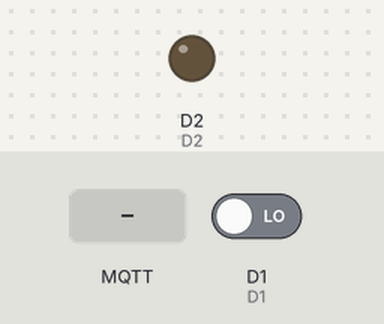
A sketch run on a simulated ESP8266 (NodeMCU). Parts: output pins drawn as LEDs (lit = HIGH). The inputs (shaded band) are chosen by the test bench; at power-on: D1 LOW. WiFi joins after 1.5 s; servers stay silent unless stated; no MQTT or app messages arrive unless stated; what the sketch prints to the serial monitor is not drawn.

Above: at 2.7 s.
2.8 s: D1 driven HIGH
At 3.4 s:
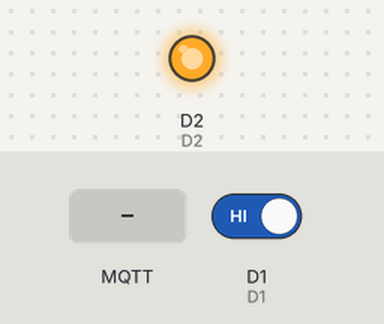
4.3 s: MQTT message "1" arrives on the first subscribed topic
At 4.8 s:
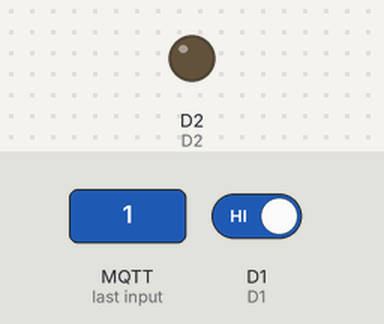
Timing chart, 0 to 7.3 s (numbered marks = the images above; inputs shaded):
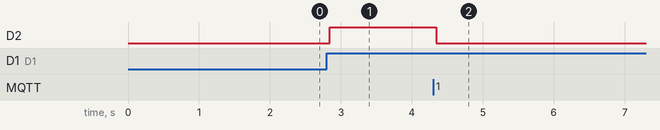

Measured:
- after the input at 2.8 s, D2: LOW → HIGH at once
- after the input at 4.3 s, D2: HIGH → LOW after 0.05 s

The sketch:

switch.ino
```cpp
#include <ESP8266WiFi.h>
#include <PubSubClient.h>
#include <ArduinoJson.h>

// Pins
static const uint8_t D0   = 16;
static const uint8_t D1   = 5;
static const uint8_t D2   = 4;
static const uint8_t D3   = 0;
static const uint8_t D4   = 2;
static const uint8_t D5   = 14;
static const uint8_t D6   = 12;
static const uint8_t D7   = 13;
static const uint8_t D8   = 15;
static const uint8_t D9   = 3;
static const uint8_t D10  = 1;

// Settings (this settings should be come from khome-display app after auth in guest wifi network)
const char* ssid = "wifi-ssid";
const char* password = "q12345";
const char* deviceId = "61d2bfd71d3d6e69f6f53141";
const char* mqttHost = "mqtt-host";
const int mqttPort = 12639;
const char* mqttLogin = "mqtt-login";
const char* mqttPass = "mqtt-pass";
const char* mqttTopic = "api.devices.data.input";
const int serialSpeed = 9600;

struct deviceInfo {
  String name = "switch";
};

int buttonState = false;
int switchState = false;

WiFiClient espClient;
PubSubClient mqttClient(espClient);

void setup() {
  Serial.begin(serialSpeed);

  connectToWifi();
  connectMQTT();

  pinMode(D1, INPUT);
  pinMode(D2, OUTPUT);
}

void loop() {
  handleTouch();

  if (!mqttClient.connected()) {
    connectMQTT();
  }
  mqttClient.loop();
}

void connectToWifi() {
  WiFi.setAutoReconnect(true);
  WiFi.begin(ssid, password);

  Serial.print("Connecting");
  while (WiFi.status() != WL_CONNECTED) {
    delay(500);
    Serial.print(".");
  }
  Serial.print("Connected, IP address: ");
  Serial.println(WiFi.localIP());
}

void connectMQTT() {
  mqttClient.setServer(mqttHost, mqttPort);
  mqttClient.setCallback(callback);

  // Loop until we're reconnected
  while (!mqttClient.connected()) {
    Serial.print("Attempting MQTT connection...");

    // Attempt to connect
    if (mqttClient.connect(deviceId, mqttLogin, mqttPass)) {
      Serial.println("connected");
      mqttClient.subscribe(mqttTopic);
    } else {
      Serial.print("failed, rc=");
      Serial.print(mqttClient.state());
      Serial.println(" try again in 5 seconds");
      // Wait 5 seconds before retrying
      delay(5000);
    }
  }
}

void callback(char* topic, byte* payload, unsigned int length) {
  DynamicJsonDocument doc(1024);
  auto error = deserializeJson(doc, payload);
  if (error) {
    Serial.print(F("deserializeJson() failed with code "));
    Serial.println(error.c_str());
    return;
  }
  Serial.print("Message arrived [");
  Serial.print(topic);
  Serial.print("] ");

  const char* x = doc["state"];
  Serial.println(x);

  // const char* payloadDeviceId = doc["deviceId"];
  //if (payloadDeviceId != deviceId) {
    // return;
  // }
  const bool isOn = doc["state"];

  if (isOn) {
    switchOn();
  } else {
    switchOff();
  }

  Serial.println();
}

void handleTouch() {
  bool isTouched = recognizeTouch();

  if (isTouched) {
    if (!switchState) {
      switchOn();
    } else {
      switchOff();
    }
  }
}

void switchOn() {
  digitalWrite(D2, HIGH);
  switchState = true;
  Serial.println("switchOn");
}

void switchOff() {
  digitalWrite(D2, LOW);
  switchState = false;
  Serial.println("switchOff");
}

bool recognizeTouch() {
  int data = digitalRead(D1);
  Serial.println(data);
  if (data == 1) {
    if (!buttonState) {
      buttonState = true;
      Serial.println("Нажата");

      String message = generateJsonMessage(buttonState);
      Serial.println("Publish: " + message);

      return true;
    }
  } else {
    if (buttonState) {
      buttonState = false;
      Serial.println("Не нажата");

      String message = generateJsonMessage(buttonState);
      Serial.println("Publish: " + message);
    }
  }

  return false;
}

String generateJsonMessage(bool state) {
  String message = "";
  message.concat("{");
  message.concat("\"state\":");
  message.concat(state);
  message.concat("}");
  return message;
}
```
